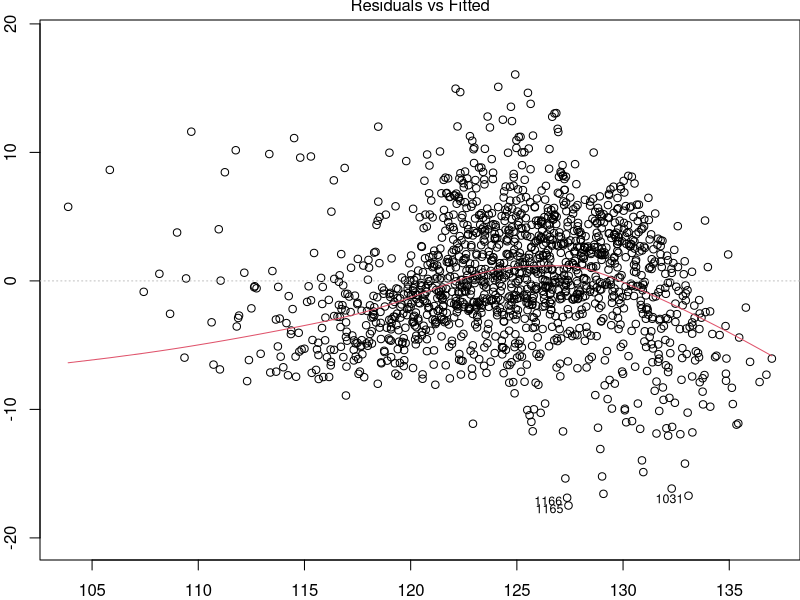
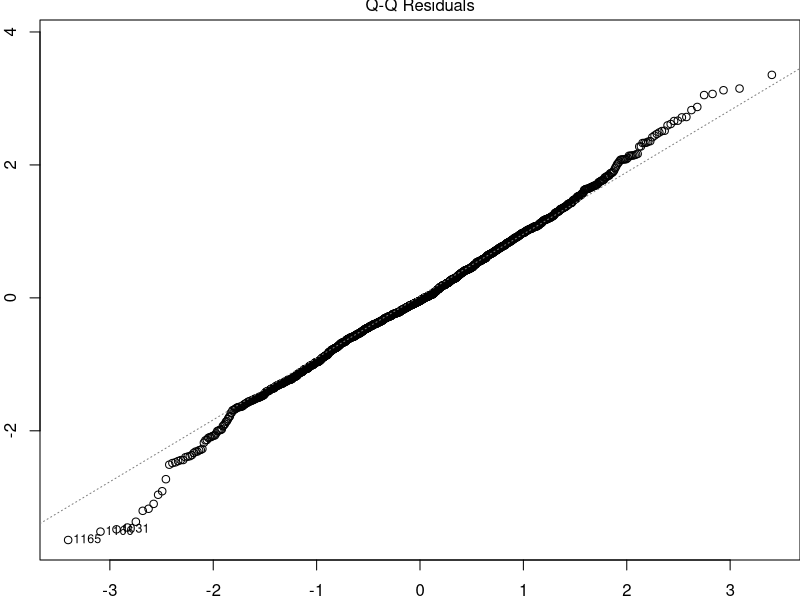
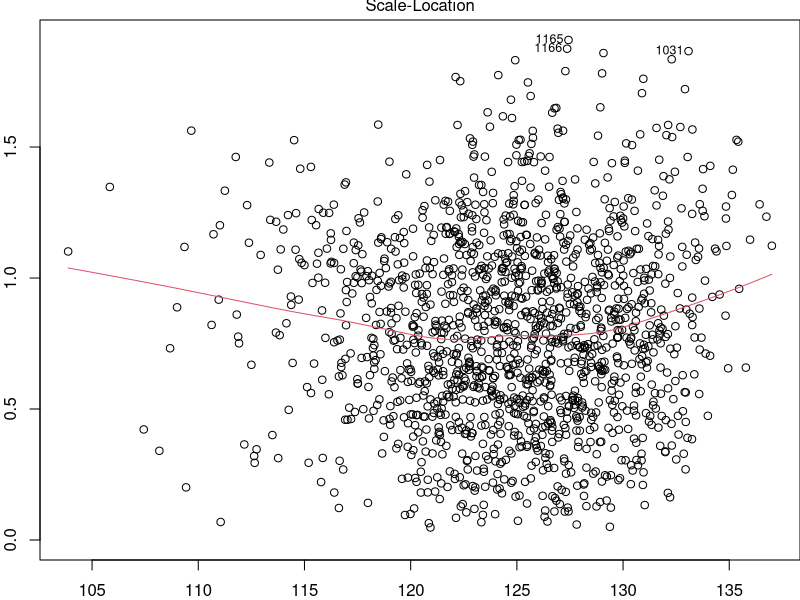
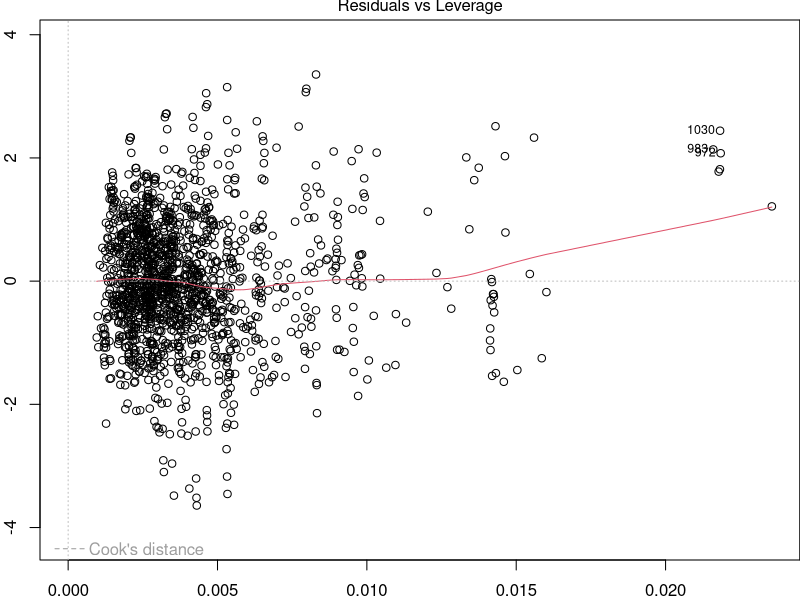
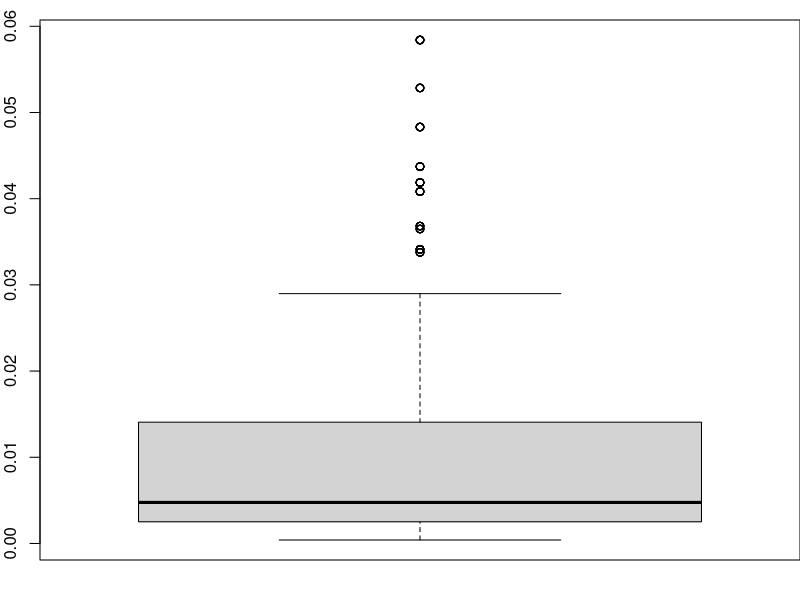

Write the R code that produced these figures, in order.
path <- "C:/karidiprashanth/Downloads/Analytics"
setwd(path)
data = read.csv("airfoil_self_noise.csv")
summary(data)
str(data)
colSums(is.na(data))
cor(data)
model <- lm(Sound_pressure_level ~ .,data = data)
summary(model)
par(mfrow=c(1,1), oma=c(1,1,0,0), mar=c(1,1,1,0))
plot(model)
set.seed(1)
d <- sample(x = nrow(data),size = nrow(data)*0.7)
train <- data[d,]
test <- data[-d,]
rmodel <- lm(log(Sound_pressure_level)~.,data = train)
summary(rmodel)
rpred <- predict(rmodel,test)
rpred <- exp(rpred)
library(Metrics)
rmse(actual = test$Sound_pressure_level,predicted = rpred)
d <- boxplot(train$Displacement,varwidth = T,outline = T,border = T)
d$out
